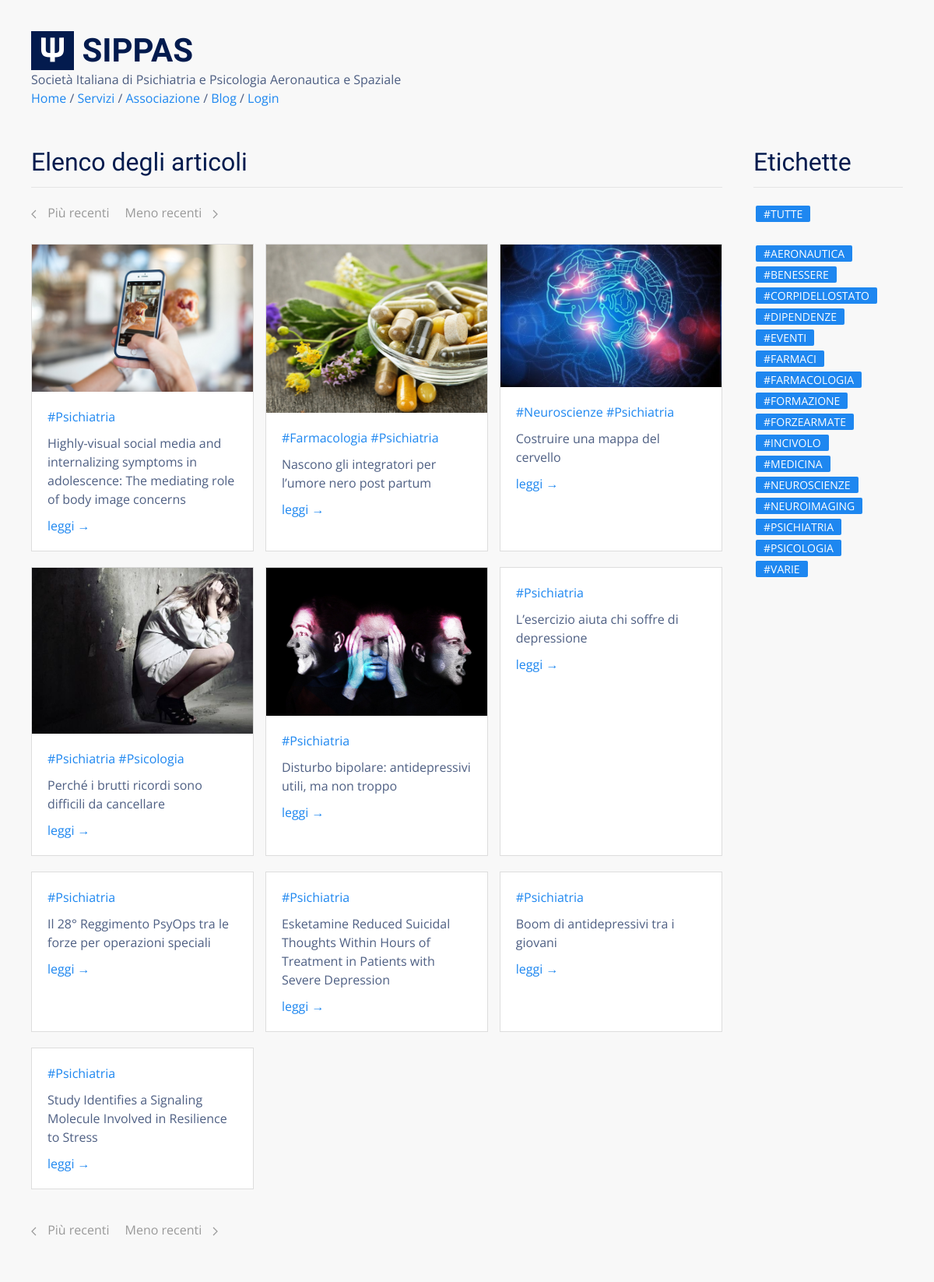
Screenshot of /blog/ with the database file from the repository.
### tables this page shows
CREATE TABLE "posts" (
  "id" integer NOT NULL PRIMARY KEY AUTOINCREMENT,
  "title" text,
  "body" TEXT,
  "teaser" text,
  "tags" TEXT,
  "is_sticky" integer,
  "author_id" text,
  "created_at" TEXT,
  "updated_at" text,
  "published_at" TEXT
);

### flaskApp/blueprints/blog/routes.py (the view)
@bp_blog.route("/")
def posts():
  posts = query_db('SELECT * FROM posts ORDER BY id DESC LIMIT {}'.format(BLOG_PAGE_SIZE))
  return render_template(
    "blog/posts.html",
    posts=posts,
    tags=TAGS,
    pagination="blog/posts_pagination.html"
  )

### flaskApp/db/sqlite.py (called while the page is built)
def get_db():
  if "db" not in g:
    g.db = sqlite3.connect(
      db_path,
      detect_types = sqlite3.PARSE_DECLTYPES,
      isolation_level = "DEFERRED"
    )
    g.db.cursor().execute("PRAGMA journal_mode=WAL")
    g.db.row_factory = sqlite3.Row
  return g.db

def query_db(query, args=(), one = False):
  with closing(get_db().cursor().execute(query, args)) as cur:
    rv = cur.fetchall()
    return (rv[0] if rv else None) if one else rv

### flaskApp/blueprints/blog/templates/blog/posts.html
{% extends 'base.html' %}
{% block content %}
<div class="uk-section">
  <div class="uk-container">
    <div class="uk-grid">
      <div class="uk-width-4-5">
        <h2 class="uk-heading-divider">Elenco degli articoli</h2>
        {% if posts %}
          <div class="uk-margin">
            {% include pagination %}
          </div>
          {% include 'blog/posts_list.html' %}
        {% else %}
          <div class="uk-margin">
            Nessun articolo trovato.
          </div>
        {% endif %}
      </div>
      <div class="uk-width-expand">
        <div>
          <h2 class="uk-heading-divider">Etichette</h2>
          {% include 'blog/tags_list.html' %}
        </div>
      </div>
    </div>
    {% if posts %}
      <div class="uk-margin">
        {% include pagination %}
      </div>
    {% endif %}
  </div>
</div>
{% endblock %}

### flaskApp/blueprints/blog/templates/blog/posts_list.html
<div class="uk-grid uk-grid-match uk-grid-small">
{% for p in posts %}
  <div class="uk-width-1-3@s uk-margin-bottom">
    <div class="uk-card uk-card-default uk-card-small uk-margin">
      {% if p.teaser %}
        <div class="uk-card-media-top">
          <img src="{{ url_for('static', filename='blog/' + p.id | string + '/' + p.teaser) }}" />
        </div>
      {% endif %}
      <div class="uk-card-body ">
          {% for tag in p.tags.split(' ') %} <a href="{{ url_for('blog.posts_tagged', tag=tag) }}">{{ tag }}</a> {% endfor %}<br>
          <p class="uk-margin-small">{{ p.title }}</p>
          <a href="{{ url_for('blog.view_post', id=p.id) }}">leggi &rarr;</a>
      </div>
    </div>
  </div>
{% endfor %}
</div>

### flaskApp/templates/base.html (style rules this page uses)
html { font-family: 'Open Sans', sans-serif; font-size: 16px; font-weight: normal; line-height: 1.5; background: #f8f8f8; color: rgba(3,27,78,0.7) !important; }
h1, .uk-h1, h2, .uk-h2, h3, .uk-h3, h4, .uk-h4, h5, .uk-h5, h6, .uk-h6 { font-family: 'Yanone Kaffeesatz', sans-serif; margin: 0 0 20px 0; font-weight: normal; color: #031b4e; text-transform: none; }
.uk-section { padding: 0px; padding-top: 30px; }
.uk-card-default { color: rgba(3,27,78,0.7) !important; box-shadow: none; border: 1px solid #ddd; }

### rows the page displays
posts: id+teaser (picture), tags "#Psichiatria", title "Highly-visual social media and internalizing symptoms in adolescence: The mediating role of body image concerns"
posts: id+teaser (picture), tag "#Farmacologia" "#Psichiatria", title "Nascono gli integratori per l’umore nero post partum"
posts: id+teaser (picture), tag "#Neuroscienze" "#Psichiatria", title "Costruire una mappa del cervello"
posts: id+teaser (picture), tag "#Psichiatria" "#Psicologia", title "Perché i brutti ricordi sono difficili da cancellare"
posts: id+teaser (picture), tags "#Psichiatria", title "Disturbo bipolare: antidepressivi utili, ma non troppo"
posts: tags "#Psichiatria", title "L’esercizio aiuta chi soffre di depressione"
posts: tags "#Psichiatria", title "Il 28° Reggimento PsyOps tra le forze per operazioni speciali"
posts: tags "#Psichiatria", title "Esketamine Reduced Suicidal Thoughts Within Hours of Treatment in Patients with Severe Depression"
posts: tags "#Psichiatria", title "Boom di antidepressivi tra i giovani"
posts: tags "#Psichiatria", title "Study Identifies a Signaling Molecule Involved in Resilience to Stress"

### other values shown
{{ t }} "#AERONAUTICA" "#BENESSERE" "#CORPIDELLOSTATO" "#DIPENDENZE" "#EVENTI" "#FARMACI" "#FARMACOLOGIA" "#FORMAZIONE" "#FORZEARMATE" "#INCIVOLO" "#MEDICINA" "#NEUROSCIENZE" "#NEUROIMAGING" "#PSICHIATRIA" "#PSICOLOGIA" "#VARIE"
